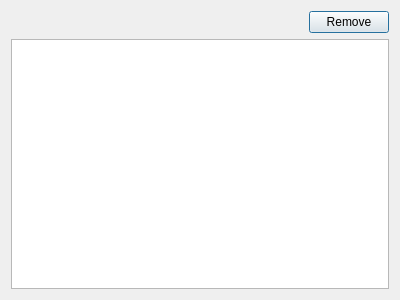
<?xml version="1.0" encoding="UTF-8"?>
<ui version="4.0">
 <class>ViewAppointments</class>
 <widget class="QDialog" name="ViewAppointments">
  <property name="geometry">
   <rect>
    <x>0</x>
    <y>0</y>
    <width>400</width>
    <height>300</height>
   </rect>
  </property>
  <property name="windowTitle">
   <string>Dialog</string>
  </property>
  <layout class="QVBoxLayout" name="verticalLayout">
   <item>
    <layout class="QHBoxLayout" name="horizontalLayout">
     <item>
      <spacer name="horizontalSpacer">
       <property name="orientation">
        <enum>Qt::Horizontal</enum>
       </property>
       <property name="sizeHint" stdset="0">
        <size>
         <width>40</width>
         <height>20</height>
        </size>
       </property>
      </spacer>
     </item>
     <item>
      <widget class="QPushButton" name="removeAppointmentsButton">
       <property name="text">
        <string>Remove</string>
       </property>
      </widget>
     </item>
    </layout>
   </item>
   <item>
    <widget class="QListWidget" name="appointmentList">
     <property name="selectionMode">
      <enum>QAbstractItemView::MultiSelection</enum>
     </property>
    </widget>
   </item>
  </layout>
 </widget>
 <resources/>
 <connections/>
</ui>
